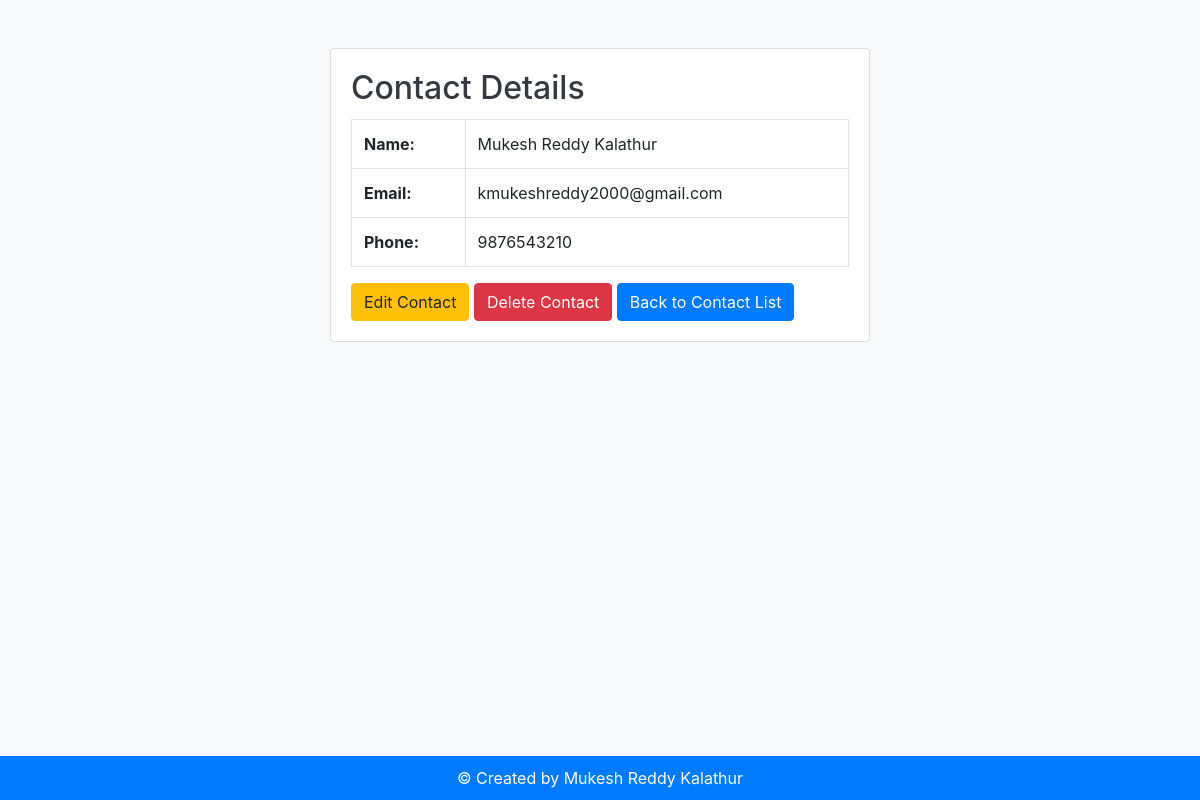
The page /phone_book/2/ on the database its author committed.
### Phone_Book/models.py (models this page shows, shortened)
class Contact(models.Model):
    name = models.CharField(max_length=50)
    email = models.EmailField()
    phone = models.CharField(max_length=10)
    created_time = models.DateTimeField(default=timezone.now)

### Phone_Book/views.py (the view)
# urls.py: path('<int:contact_id>/', detail_contact, name='detail_contact'),
def detail_contact(request, contact_id):
    contact = get_object_or_404(Contact, pk=contact_id)
    return render(request, 'Phone_Book/detail_contact.html', {'contact': contact})

### Phone_Book/templates/Phone_Book/detail_contact.html
{% extends 'Phone_Book/base.html' %}
{% block content %}
    <div class="row justify-content-center">
        <div class="col-md-6">
            <div class="card mt-5">
                <div class="card-body">
                    <h2 class="card-title">Contact Details</h2>
                    <table class="table table-bordered">
                        <tbody>
                            <tr>
                                <th>Name:</th>
                                <td>{{ contact.name }}</td>
                            </tr>
                            <tr>
                                <th>Email:</th>
                                <td>{{ contact.email }}</td>
                            </tr>
                            <tr>
                                <th>Phone:</th>
                                <td>{{ contact.phone }}</td>
                            </tr>
                        </tbody>
                    </table>
                    <a href="{% url 'Phone_Book:edit_contact' contact.id %}" class="btn btn-warning">Edit Contact</a>
                    <a href="{% url 'Phone_Book:delete_contact' contact.id %}" class="btn btn-danger">Delete Contact</a>
                    <a href="{% url 'Phone_Book:list_contact' %}" class="btn btn-primary">Back to Contact List</a>
                </div>
            </div>
        </div>
    </div>
{% endblock %}

### Phone_Book/templates/Phone_Book/base.html (style rules this page uses)
body { background-color: #f8f9fa; color: #343a40; }

### rows shown on the page
Contact: name "Mukesh Reddy Kalathur", email "kmukeshreddy2000@gmail.com", phone "9876543210"
